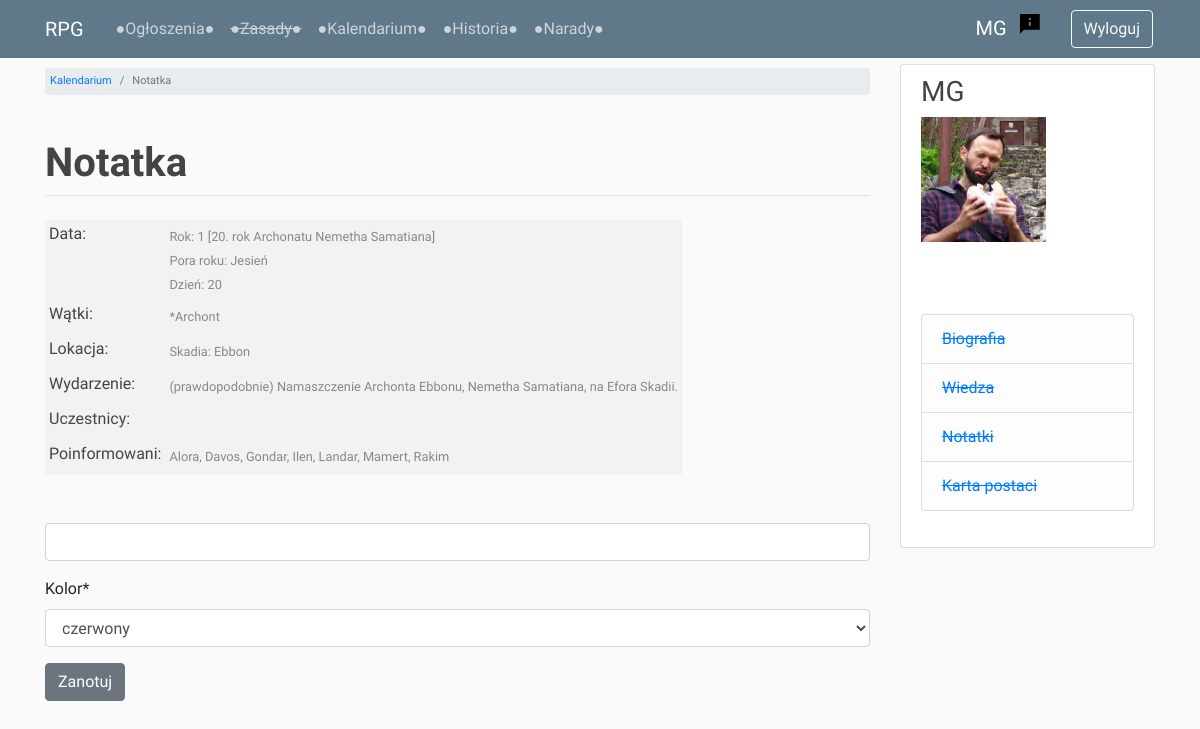
Before: /timeline/50/event-note/ (signed in) with the older database file.
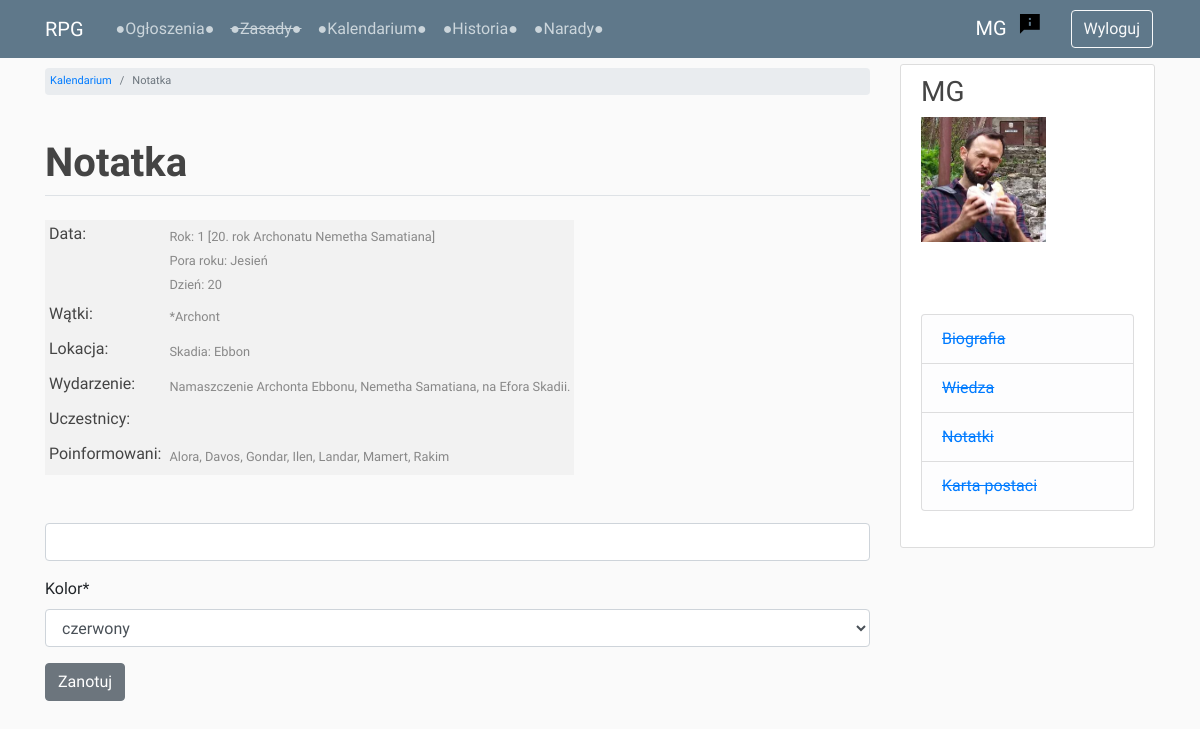
After: the same page with the newer database file.
### timeline/models.py (models this page shows, shortened)
class Event(models.Model):
    year = models.PositiveSmallIntegerField(validators=[MinValueValidator(1)])
    season = models.CharField(max_length=10, choices=SEASONS)
    day_start = models.PositiveSmallIntegerField(validators=[MinValueValidator(1), MaxValueValidator(90)])
    day_end = models.PositiveSmallIntegerField(blank=True, null=True,
                                               validators=[MinValueValidator(1), MaxValueValidator(90)])
    threads = models.ManyToManyField(Thread, related_name='events', blank=True)
    description = models.TextField(max_length=4000)
    participants = models.ManyToManyField(Profile,
                                          related_name='events_participated',
                                          limit_choices_to=
                                          Q(character_status='active_player') |
                                          Q(character_status='inactive_player') |
                                          Q(character_status='dead_player'),
                                          blank=True)
    informed = models.ManyToManyField(Profile,
                                      related_name='events_informed',
                                      limit_choices_to=
                                      Q(character_status='active_player') |
                                      Q(character_status='inactive_player'),
                                      blank=True)
    general_location = models.ForeignKey(GeneralLocation, on_delete=models.CASCADE)
    specific_locations = models.ManyToManyField(SpecificLocation, related_name='events')
    game_no = models.ForeignKey(GameSession, related_name='events', blank=True, null=True, on_delete=models.CASCADE)
    class Meta:
        ordering = ['year', 'season', 'day_start', 'day_end', 'id', 'game_no']

class GeneralLocation(models.Model):
    name = models.CharField(max_length=100)
    def __str__(self):
        return self.name
    class Meta:
        ordering = ['name']

### timeline/views.py (the view)
# urls.py: path('<int:event_id>/event-note/', event_note_view, name='event_note'),
@login_required
def event_note_view(request, event_id):
    obj = get_object_or_404(Event, id=event_id)
    current_note = None
    participants = ', '.join(p.character_name.split(' ', 1)[0] for p in obj.participants.all())
    informed = ', '.join(p.character_name.split(' ', 1)[0] for p in obj.informed.all())
    try:
        current_note = EventNote.objects.get(event=obj, author=request.user)
    except EventNote.DoesNotExist:
        pass
    if request.method == 'POST':
        form = EventNoteForm(request.POST, instance=current_note)
        if form.is_valid():
            note = form.save(commit=False)
            note.author = request.user
            note.event = obj
            note.save()
            messages.success(request, f'Dodano notatkę!')
            return redirect('timeline')
    else:
        form = EventNoteForm(instance=current_note)
    context = {
        'page_title': 'Notatka',
        'event': obj,
        'form': form,
        'participants': participants,
        'informed': informed
    }
    return render(request, 'timeline/event_note.html', context)

### timeline/forms.py
class EventNoteForm(forms.ModelForm):
    class Meta:
        model = EventNote
        fields = [
            'text',
            'color'
        ]
    text = forms.CharField(
        label='',
        required=False,
        widget=PagedownWidget(
            attrs={
                'placeholder': 'Twoja notatka (max. 4000 znaków)*',
                'rows': 10,
                'cols': 60
            }
        )
    )
    def __init__(self, *args, **kwargs):
        super(EventNoteForm, self).__init__(*args, **kwargs)
        self.fields['color'].label = 'Kolor'

### forum/templatetags/custom_filters.py (called while the page is built)
@register.filter
def get_first_word(text):
    return text.split(' ', 1)[0]

### timeline/models.py (called while the page is built)
    def __str__(self):
        return self.name

    def __str__(self):
        return self.name

### timeline/templates/timeline/event_note.html (shortened to what this page needs)
{% extends 'base.html' %}
{% load crispy_forms_tags %}
{% block breadcrumb %}
    <li class="breadcrumb-item"><a href="{% url 'timeline' %}">Kalendarium</a></li>
    <li class="breadcrumb-item active">{{ page_title }}</li>
{% endblock breadcrumb %}
{% block content %}
    <br>
    <table class="forms">
        <tr>
            <td><h6>Data:</h6></td>
            <td class="justify">
                <small>
                    Rok: {{ event.year }}  [{{ event.year|add:19 }}. rok Archonatu Nemetha Samatiana]<br>
                    Pora roku:
                    {% if event.season == '1' %}
                        Wiosna
                    {% elif event.season == '2' %}
                        Lato
                    {% elif event.season == '3' %}
                        Jesień
                    {% elif event.season == '4' %}
                        Zima
                    {% endif %}
                    <br>
                    Dzień:
                    {% if event.day_end %}
                        {{ event.day_start }}-{{ event.day_end }}
                    {% else %}
                        {{ event.day_start }}
                    {% endif %}
                </small>
            </td>
        </tr>
        <tr>
            <td><h6>Wątki:</h6></td>
            <td class="justify">
                <small>
                    {% for thread in event.threads.all %}
                    *{{ thread }}<br>
                    {% endfor %}
                </small>
            </td>
        </tr>
        <tr>
            <td><h6>Lokacja:</h6></td>
            <td class="justify">
                <small>{{ event.general_location }}:
                    {% for loc in event.specific_locations.all %}
                    {{ loc }}
                    {% endfor %}
                </small>
            </td>
        </tr>
        <tr>
            <td><h6>Wydarzenie:</h6></td>
            <td class="justify"><small>{{ event.description }}</small></td>
        </tr>
        <tr>
            <td><h6>Uczestnicy:</h6></td>
            <td><small>{{ participants }}</small></td>
        </tr>
        {% if informed %}
        <tr>
            <td><h6>Poinformowani:</h6></td>
            <td><small>{{ informed }}</small></td>
        </tr>
        {% endif %}
    </table><br><br>
    <form method="POST" enctype="multipart/form-data">
        {{ form|crispy }}
        <input class="btn btn-secondary" type="submit" value="Zanotuj">
    </form>
{% endblock content %}

Changed rows visible on the page:
changed Event "Skadia": description "(prawdopodobnie) Namaszczenie Archonta Ebbonu, Nemetha Samatiana, na Efora Skadii." → "Namaszczenie Archonta Ebbonu, Nemetha Samatiana, na Efora Skadii."
